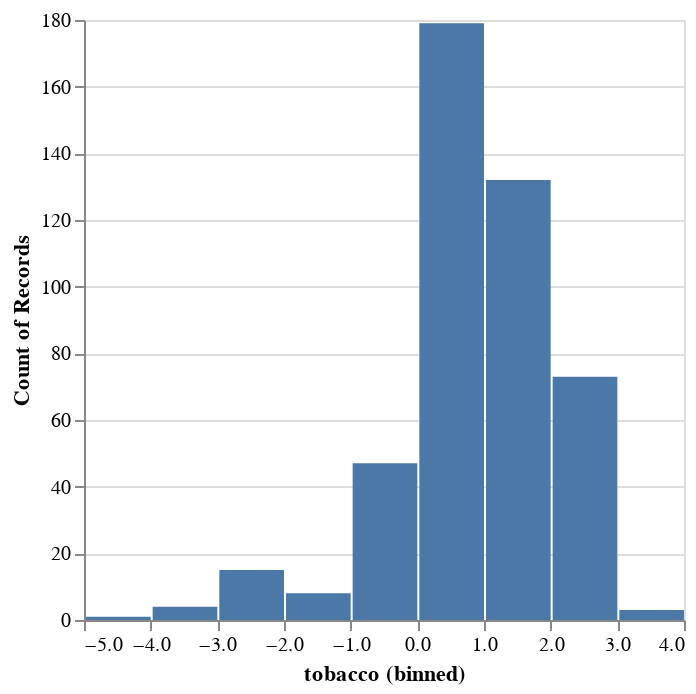

Here is the notebook cell this chart was saved with:
### Code cell
DeepnoteChart(df_X, """{"mark":{"clip":true,"type":"bar","color":"#4c78a8","tooltip":true},"config":{"legend":{}},"$schema":"https://vega.github.io/schema/vega-lite/v5.json","encoding":{"x":{"bin":true,"sort":null,"type":"quantitative","field":"tobacco","scale":{"type":"linear"}},"y":{"sort":null,"type":"quantitative","scale":{"type":"linear"},"aggregate":"count"}}}""")

### Figure 1 — Vega-Lite specification as saved in the notebook (floating-point values rounded to 4 significant figures; data arrays with more than 128 entries replaced by an {"elided": "..."} marker saying what was removed)
{"$schema": "https://vega.github.io/schema/vega-lite/v5.json", "mark": {"type": "bar", "tooltip": true, "color": "#4c78a8", "clip": true}, "encoding": {"x": {"field": "tobacco", "type": "quantitative", "bin": true, "sort": null, "scale": {"type": "linear"}}, "y": {"type": "quantitative", "aggregate": "count", "sort": null, "scale": {"type": "linear"}}}, "config": {"legend": {}}, "data": {"values": {"elided": "462 records"}}}
